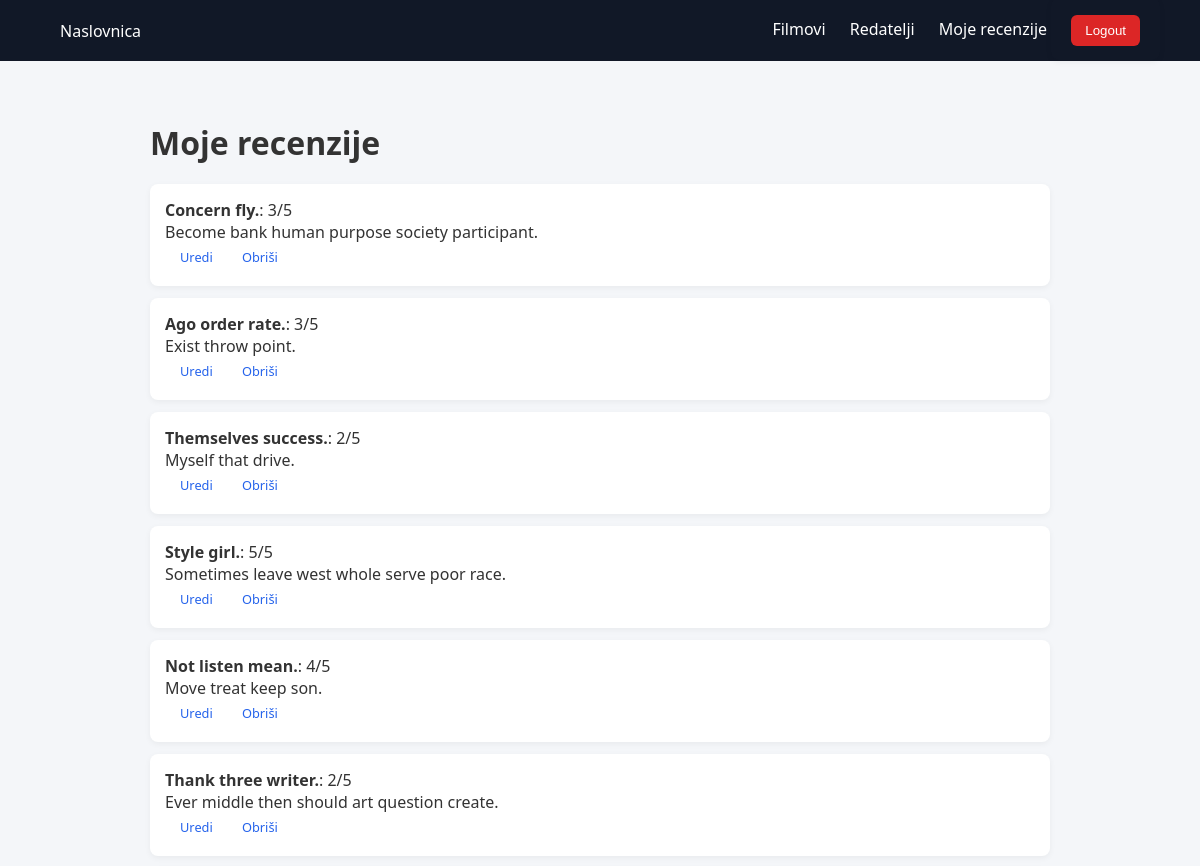
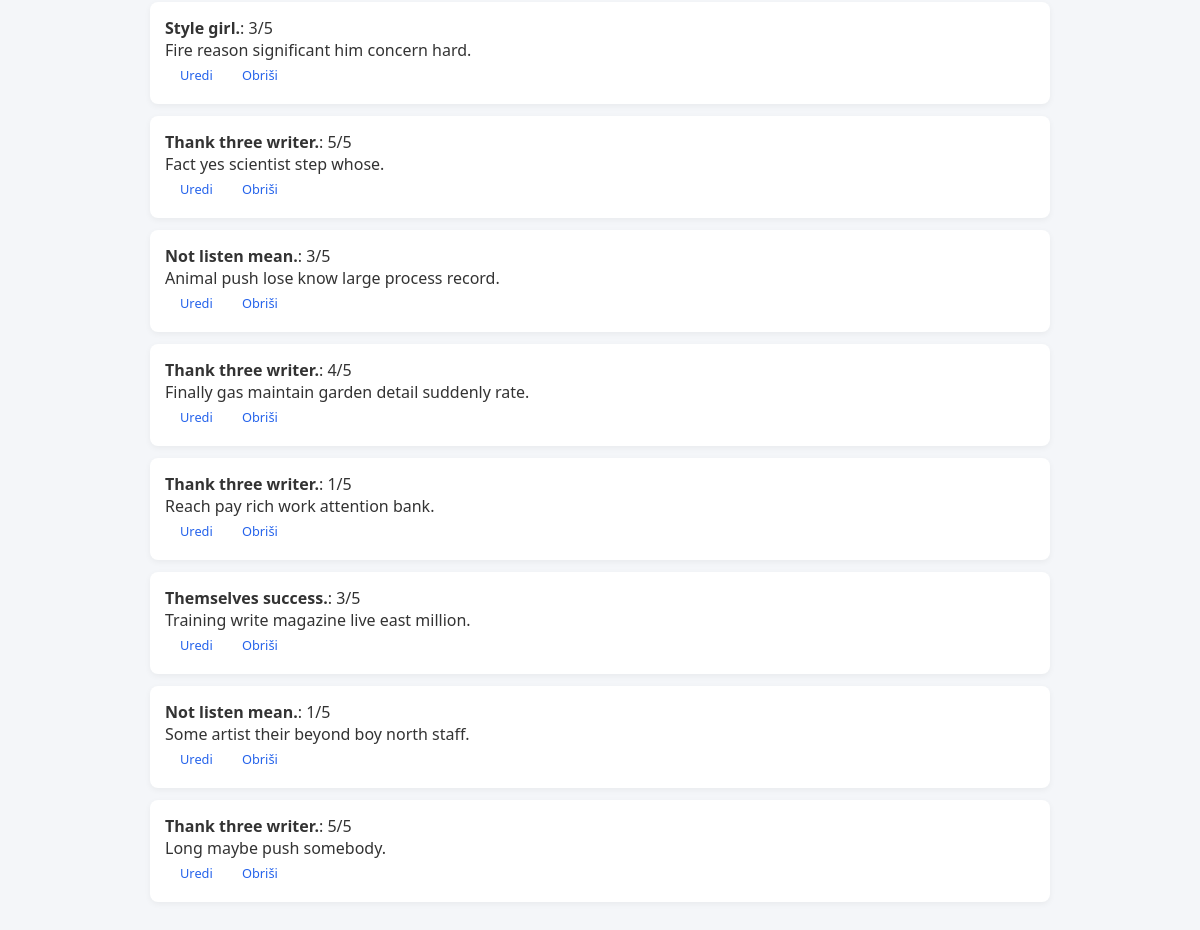
The app's page /my-reviews/ (signed in) with its own data (2 pictures, top to bottom).
### main/models.py (models this page shows, shortened)
class Review(models.Model):
    film = models.ForeignKey(
        Film,
        on_delete=models.CASCADE,
        related_name='reviews'
    )
    user = models.ForeignKey(
        User,
        on_delete=models.CASCADE,
        related_name='reviews'
    )
    rating = models.IntegerField()
    comment = models.TextField(blank=True)
    created_at = models.DateTimeField(default=timezone.now)
    class Meta:
        ordering = ['-created_at']

class Film(models.Model):
    GENRE_CHOICES = [
        ('ACTION', 'Action'),
        ('DRAMA', 'Drama'),
        ('COMEDY', 'Comedy'),
        ('THRILLER', 'Thriller'),
        ('HORROR', 'Horror'),
        ('ROMANCE', 'Romance'),
        ('SCIFI', 'Sci-Fi'),
        ('OTHER', 'Other'),
    ]
    title = models.CharField(max_length=200)
    description = models.TextField()
    release_year = models.IntegerField()
    genre = models.CharField(max_length=20, choices=GENRE_CHOICES)
    director = models.ForeignKey(
        Director,
        on_delete=models.SET_NULL,
        null=True,
        related_name='films'
    )
    created_at = models.DateTimeField(default=timezone.now)
    created_by = models.ForeignKey(
        User,
        on_delete=models.CASCADE,
        related_name='created_films'
    )

### main/views.py (the view)
# urls.py: path("my-reviews/", UserReviewsListView.as_view(), name="user_reviews"),
class UserReviewsListView(LoginRequiredMixin, ListView):
    model = Review
    template_name = "main/user_reviews.html"
    context_object_name = "reviews"
    def get_queryset(self):
        return Review.objects.filter(user=self.request.user)

### templates/main/user_reviews.html
{% extends "base.html" %}
{% block content %}
<h1>Moje recenzije</h1>
<ul>
    {% for review in reviews %}
        <li>
            <strong>{{ review.film.title }}</strong>: {{ review.rating }}/5
            <p>{{ review.comment }}</p>
            <a class="btn-small" href="{% url 'main:review_edit' review.pk %}">Uredi</a>
            <a class="btn-small" href="{% url 'main:review_delete' review.pk %}">Obriši</a>
        </li>
    {% empty %}
        <li>Nema recenzija.</li>
    {% endfor %}
</ul>
{% endblock %}

### main/static/style.css (style rules this page uses)
* { margin: 0; padding: 0; }
body { font-family: 'Segoe UI', sans-serif; background-color: #f4f6f9; color: #333; }
.btn-small { padding: 5px 10px; font-size: 0.8em; margin-left: 5px; display: inline-block; }
h1, h2, h3 { margin-bottom: 20px; }
ul { list-style: none; }
li { background: white; padding: 15px; margin-bottom: 12px; border-radius: 8px; box-shadow: 0 2px 6px rgba(0,0,0,0.05); }
a { color: #2563eb; text-decoration: none; }

### records on screen
Review: film "Concern fly.", rating "3", comment "Become bank human purpose society participant."
Review: film "Ago order rate.", rating "3", comment "Exist throw point."
Review: film "Themselves success.", rating "2", comment "Myself that drive."
Review: film "Style girl.", rating "5", comment "Sometimes leave west whole serve poor race."
Review: film "Not listen mean.", rating "4", comment "Move treat keep son."
Review: film "Thank three writer.", rating "2", comment "Ever middle then should art question create."
Review: film "Style girl.", rating "3", comment "Fire reason significant him concern hard."
Review: film "Thank three writer.", rating "5", comment "Fact yes scientist step whose."
Review: film "Not listen mean.", rating "3", comment "Animal push lose know large process record."
Review: film "Thank three writer.", rating "4", comment "Finally gas maintain garden detail suddenly rate."
Review: film "Thank three writer.", rating "1", comment "Reach pay rich work attention bank."
Review: film "Themselves success.", rating "3", comment "Training write magazine live east million."
Review: film "Not listen mean.", rating "1", comment "Some artist their beyond boy north staff."
Review: film "Thank three writer.", rating "5", comment "Long maybe push somebody."
